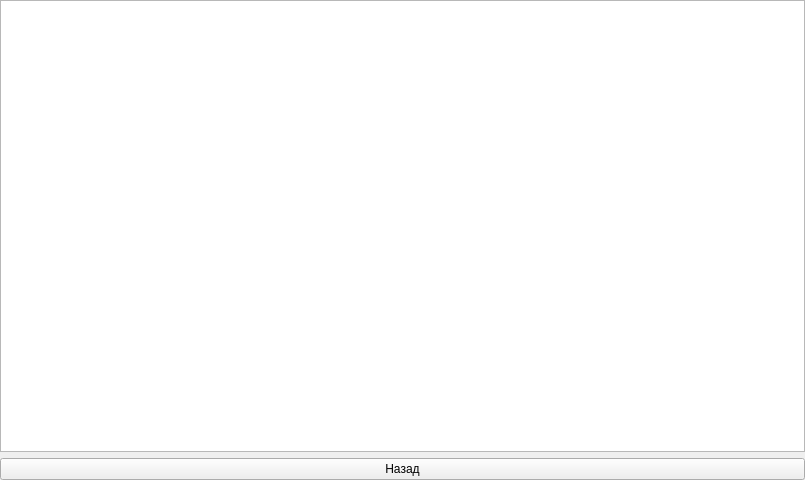
<?xml version="1.0" encoding="UTF-8"?>
<ui version="4.0">
 <class>GeneralWindows</class>
 <widget class="QWidget" name="GeneralWindows">
  <property name="geometry">
   <rect>
    <x>0</x>
    <y>0</y>
    <width>805</width>
    <height>480</height>
   </rect>
  </property>
  <property name="windowTitle">
   <string>Racing</string>
  </property>
  <layout class="QGridLayout" name="gridLayout">
   <property name="leftMargin">
    <number>0</number>
   </property>
   <property name="topMargin">
    <number>0</number>
   </property>
   <property name="rightMargin">
    <number>0</number>
   </property>
   <property name="bottomMargin">
    <number>0</number>
   </property>
   <property name="spacing">
    <number>0</number>
   </property>
   <item row="0" column="0">
    <widget class="QStackedWidget" name="stackedWidget">
     <property name="currentIndex">
      <number>3</number>
     </property>
     <widget class="QWidget" name="pageStart">
      <layout class="QGridLayout" name="gridLayout_2">
       <property name="leftMargin">
        <number>0</number>
       </property>
       <property name="topMargin">
        <number>0</number>
       </property>
       <property name="rightMargin">
        <number>0</number>
       </property>
       <property name="bottomMargin">
        <number>0</number>
       </property>
       <property name="spacing">
        <number>6</number>
       </property>
       <item row="0" column="0">
        <widget class="QGraphicsView" name="graphicsView"/>
       </item>
      </layout>
     </widget>
     <widget class="QWidget" name="pageGame">
      <layout class="QVBoxLayout" name="verticalLayout">
       <item>
        <widget class="QPushButton" name="buttonGame">
         <property name="text">
          <string>Старт игры</string>
         </property>
        </widget>
       </item>
       <item>
        <widget class="QPushButton" name="buttonLider">
         <property name="text">
          <string>Таблица лидеров</string>
         </property>
        </widget>
       </item>
       <item>
        <widget class="QPushButton" name="buttonAbout">
         <property name="text">
          <string>О программе</string>
         </property>
        </widget>
       </item>
      </layout>
     </widget>
     <widget class="QWidget" name="pageAbout">
      <layout class="QGridLayout" name="gridLayout_3">
       <property name="leftMargin">
        <number>0</number>
       </property>
       <property name="topMargin">
        <number>0</number>
       </property>
       <property name="rightMargin">
        <number>0</number>
       </property>
       <property name="bottomMargin">
        <number>0</number>
       </property>
       <item row="0" column="0">
        <widget class="QPlainTextEdit" name="plainTextEdit">
         <property name="readOnly">
          <bool>true</bool>
         </property>
         <property name="plainText">
          <string>автор: Никита Самойленко </string>
         </property>
        </widget>
       </item>
       <item row="1" column="0">
        <widget class="QPushButton" name="buttonBack">
         <property name="text">
          <string>Назад</string>
         </property>
        </widget>
       </item>
      </layout>
     </widget>
     <widget class="QWidget" name="page">
      <layout class="QVBoxLayout" name="verticalLayout_2">
       <property name="leftMargin">
        <number>0</number>
       </property>
       <property name="topMargin">
        <number>0</number>
       </property>
       <property name="rightMargin">
        <number>0</number>
       </property>
       <property name="bottomMargin">
        <number>0</number>
       </property>
       <item>
        <widget class="QTableView" name="tableView">
         <property name="editTriggers">
          <set>QAbstractItemView::NoEditTriggers</set>
         </property>
        </widget>
       </item>
       <item>
        <widget class="QPushButton" name="buttonBack2">
         <property name="text">
          <string>Назад</string>
         </property>
        </widget>
       </item>
      </layout>
     </widget>
    </widget>
   </item>
  </layout>
 </widget>
 <resources/>
 <connections/>
</ui>
